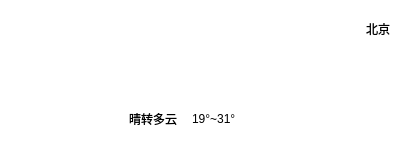
    <widget class="QWidget" name="widget_3" native="true">
     <property name="geometry">
      <rect>
       <x>40</x>
       <y>150</y>
       <width>401</width>
       <height>161</height>
      </rect>
     </property>
     <property name="styleSheet">
      <string notr="true">background-color: rgba(157, 133, 255, 0);
border-radius: 15px</string>
     </property>
     <layout class="QHBoxLayout" name="horizontalLayout_3">
      <property name="spacing">
       <number>8</number>
      </property>
      <item>
       <widget class="QLabel" name="lblTypeIcon">
        <property name="minimumSize">
         <size>
          <width>110</width>
          <height>110</height>
         </size>
        </property>
        <property name="maximumSize">
         <size>
          <width>110</width>
          <height>110</height>
         </size>
        </property>
        <property name="styleSheet">
         <string notr="true">background-color: rgba(255, 255, 255, 0);</string>
        </property>
        <property name="text">
         <string/>
        </property>
        <property name="pixmap">
         <pixmap resource="main.qrc">:/res/type/DuoYun.png</pixmap>
        </property>
        <property name="scaledContents">
         <bool>true</bool>
        </property>
        <property name="alignment">
         <set>Qt::AlignCenter</set>
        </property>
       </widget>
      </item>
      <item>
       <layout class="QVBoxLayout" name="verticalLayout_2">
        <property name="spacing">
         <number>0</number>
        </property>
        <item>
         <layout class="QHBoxLayout" name="horizontalLayout_2">
          <item>
           <widget class="QLabel" name="lblTemp">
            <property name="font">
             <font>
              <family>Arial</family>
              <pointsize>50</pointsize>
              <weight>50</weight>
              <italic>false</italic>
              <bold>false</bold>
             </font>
            </property>
            <property name="styleSheet">
             <string notr="true">color: rgb(255, 255, 255);
font: 50pt &quot;Arial&quot;;
background-color: rgba(0, 255, 255, 0);</string>
            </property>
            <property name="text">
             <string>32°</string>
            </property>
            <property name="scaledContents">
             <bool>true</bool>
            </property>
            <property name="alignment">
             <set>Qt::AlignCenter</set>
            </property>
           </widget>
          </item>
          <item>
           <spacer name="horizontalSpacer_2">
            <property name="orientation">
             <enum>Qt::Horizontal</enum>
            </property>
            <property name="sizeHint" stdset="0">
             <size>
              <width>40</width>
              <height>20</height>
             </size>
            </property>
           </spacer>
          </item>
          <item>
           <layout class="QVBoxLayout" name="verticalLayout">
            <property name="topMargin">
             <number>0</number>
            </property>
            <property name="bottomMargin">
             <number>40</number>
            </property>
            <item>
             <widget class="QLabel" name="lblCity">
              <property name="styleSheet">
               <string notr="true">font: 12pt &quot;Microsoft YaHei UI&quot;;
background-color: rgba(255, 255, 255,0);</string>
              </property>
              <property name="text">
               <string>北京</string>
              </property>
              <property name="alignment">
               <set>Qt::AlignRight|Qt::AlignTrailing|Qt::AlignVCenter</set>
              </property>
             </widget>
            </item>
           </layout>
          </item>
         </layout>
        </item>
        <item>
         <layout class="QHBoxLayout" name="horizontalLayout">
          <property name="spacing">
           <number>6</number>
          </property>
          <property name="sizeConstraint">
           <enum>QLayout::SetDefaultConstraint</enum>
          </property>
          <item>
           <widget class="QLabel" name="lblType">
            <property name="sizePolicy">
             <sizepolicy hsizetype="Preferred" vsizetype="Preferred">
              <horstretch>0</horstretch>
              <verstretch>0</verstretch>
             </sizepolicy>
            </property>
            <property name="styleSheet">
             <string notr="true">background-color: rgba(255, 255, 255,0);
font: 12pt &quot;微软雅黑&quot;;</string>
            </property>
            <property name="text">
             <string>晴转多云</string>
            </property>
            <property name="scaledContents">
             <bool>true</bool>
            </property>
            <property name="alignment">
             <set>Qt::AlignLeading|Qt::AlignLeft|Qt::AlignVCenter</set>
            </property>
           </widget>
          </item>
          <item>
           <widget class="Line" name="line">
            <property name="minimumSize">
             <size>
              <width>0</width>
              <height>15</height>
             </size>
            </property>
            <property name="maximumSize">
             <size>
              <width>16777215</width>
              <height>15</height>
             </size>
            </property>
            <property name="styleSheet">
             <string notr="true">color: rgb(255, 0, 0);</string>
            </property>
            <property name="orientation">
             <enum>Qt::Vertical</enum>
            </property>
           </widget>
          </item>
          <item>
           <widget class="QLabel" name="lblLowHigh">
            <property name="styleSheet">
             <string notr="true">background-color: rgba(255, 255, 255,0);
font: 12pt &quot;微软雅黑&quot;;</string>
            </property>
            <property name="text">
             <string>19°~31°</string>
            </property>
            <property name="alignment">
             <set>Qt::AlignLeading|Qt::AlignLeft|Qt::AlignVCenter</set>
            </property>
           </widget>
          </item>
          <item>
           <spacer name="horizontalSpacer">
            <property name="orientation">
             <enum>Qt::Horizontal</enum>
            </property>
            <property name="sizeHint" stdset="0">
             <size>
              <width>40</width>
              <height>20</height>
             </size>
            </property>
           </spacer>
          </item>
         </layout>
        </item>
       </layout>
      </item>
     </layout>
    </widget>
